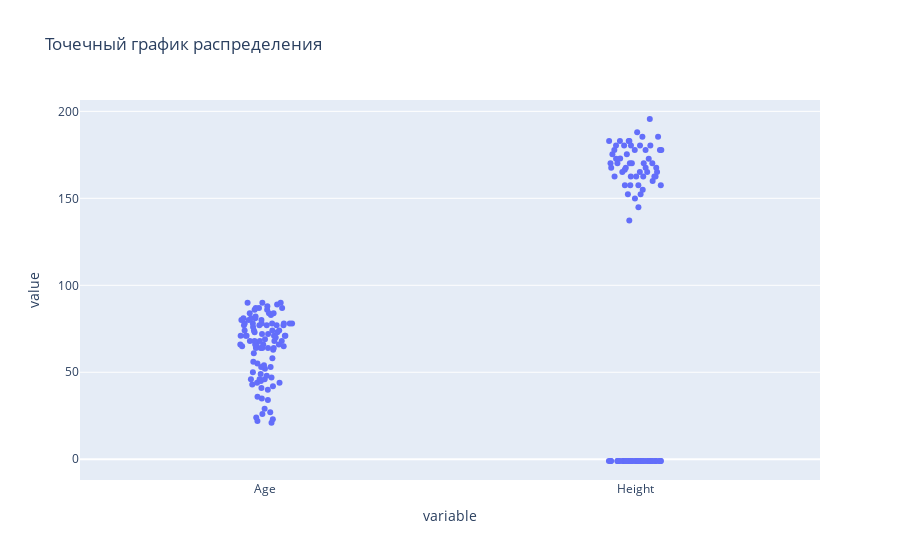

The notebook cell this image was saved under:
### Code cell
fig_strip = px.strip(df_final[['Age', 'Height']], title='Точечный график распределения')
fig_strip.show()

### Figure 1 — Plotly figure (JSON) as saved in the notebook; plotly's stock layout.template omitted (floating-point values rounded to 4 significant figures; data arrays with more than 128 entries replaced by an {"elided": "..."} marker saying what was removed)
{"data": [{"alignmentgroup": "True", "boxpoints": "all", "fillcolor": "rgba(255,255,255,0)", "hoveron": "points", "hovertemplate": "variable=%{x}<br>value=%{y}<extra></extra>", "legendgroup": "", "line": {"color": "rgba(255,255,255,0)"}, "marker": {"color": "#636efa"}, "name": "", "offsetgroup": "", "orientation": "v", "pointpos": 0, "showlegend": false, "type": "box", "x": {"elided": "200 str values"}, "x0": " ", "xaxis": "x", "y": {"elided": "200 float values"}, "y0": " ", "yaxis": "y"}], "layout": {"boxmode": "group", "legend": {"tracegroupgap": 0}, "title": {"text": "Точечный график распределения"}, "xaxis": {"anchor": "y", "domain": [0, 1], "title": {"text": "variable"}}, "yaxis": {"anchor": "x", "domain": [0, 1], "title": {"text": "value"}}}}
